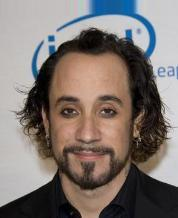
#> input picture Image/img_label_3.jpg, 178 x 218 px
$ jupyter execute --allow-errors old.ipynb
#> lines starting #> are read from the running program, lines starting #| are printed output that depends on the picture
# Approche neuronale

## Paramètres

[cell 1]
import cv2 as cv

face_cascade = cv.CascadeClassifier('../Phase 1/haarcascade_frontalface_default.xml')
eye_cascade = cv.CascadeClassifier('../Phase 1/haarcascade_eye.xml')

img = cv.imread('../Image/img_label_3.jpg')
#> img is the input picture: shape (218, 178, 3); mean B, G, R 112.6, 117.2, 126.7
gray = cv.cvtColor(img, cv.COLOR_BGR2GRAY)
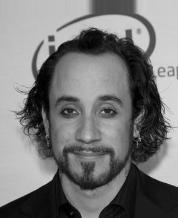
#> gray: shape (218, 178); min 0, max 241, mean 119.5

# Dimension de l'image capturée pour avoir des données uniforme.
desired_width = 24
desired_height = 24

scale_factor = 1.3 # Un facteur plus petit augmente la chance de détecter des visages plus petits, mais peut aussi augmenter les faux positifs.
min_neighbors = 5 # Augmenter cette valeur réduit les faux positifs. Cela définit le nombre de voisins qu'un rectangle doit avoir pour être retenu.

nb_label = 30;
